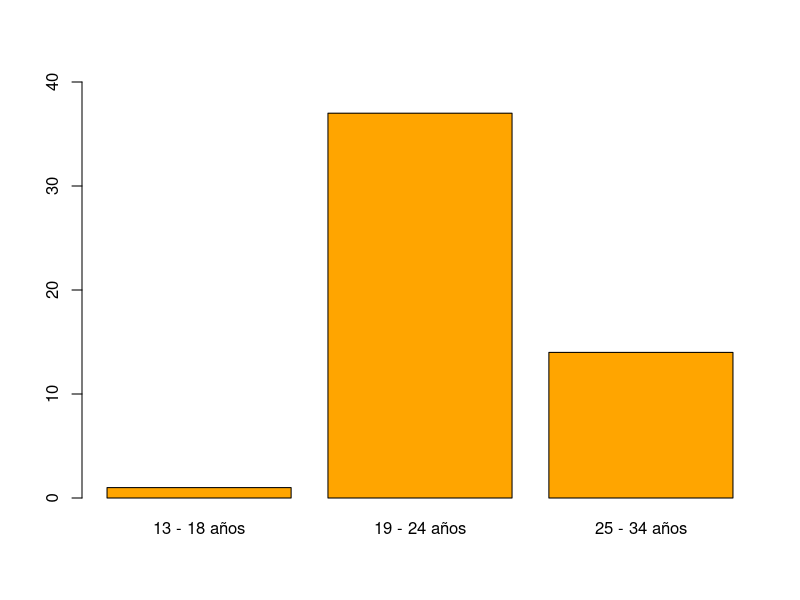
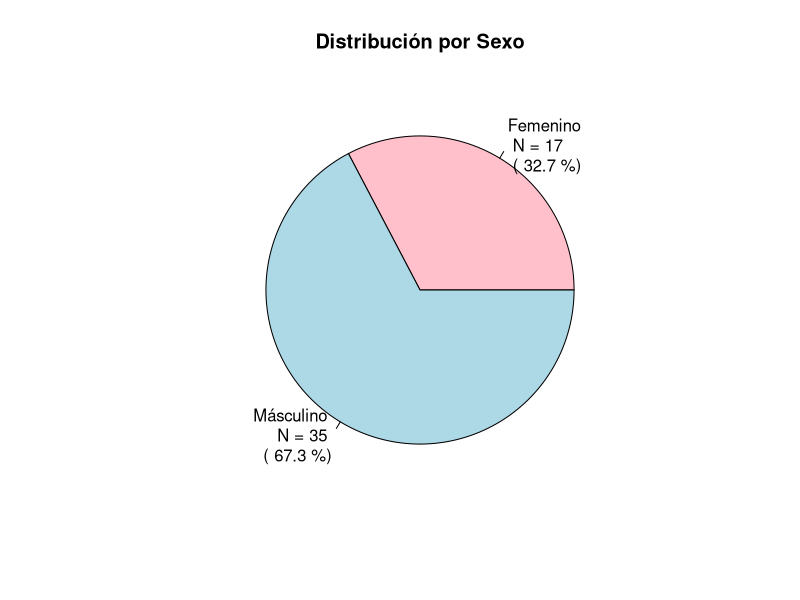
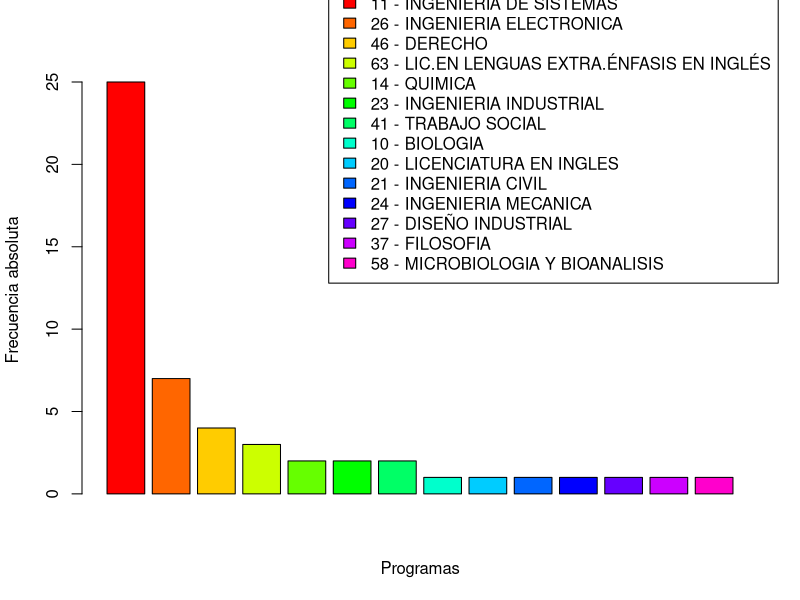
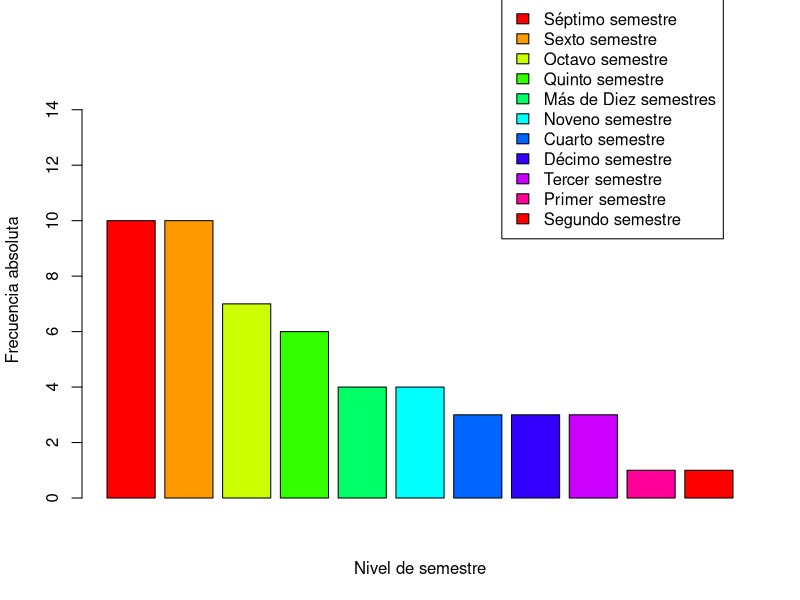
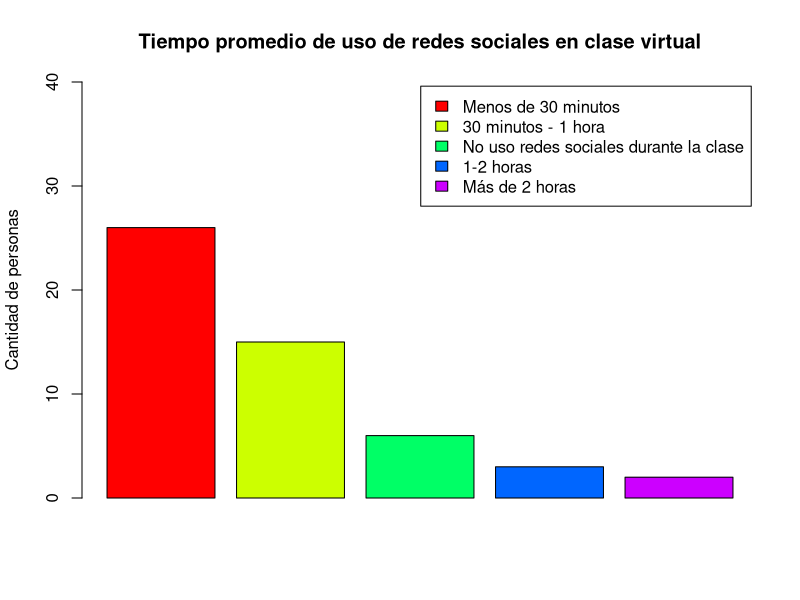
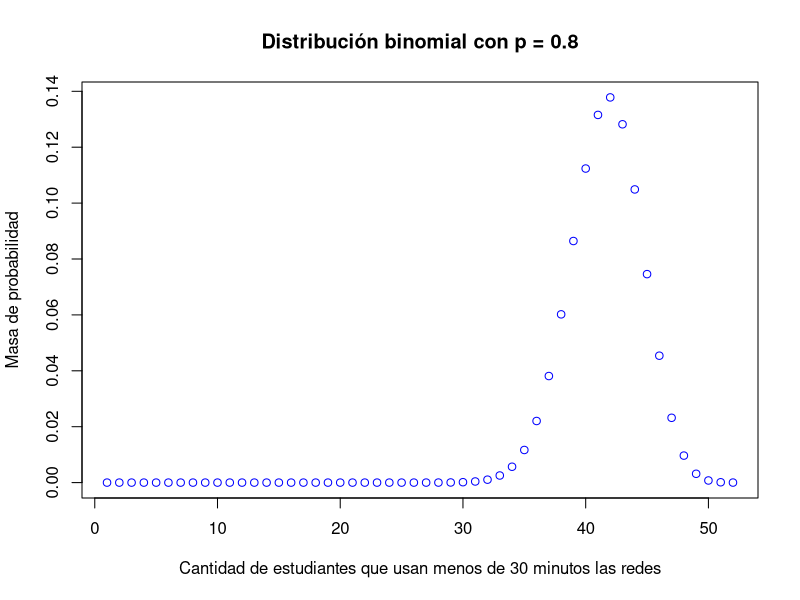
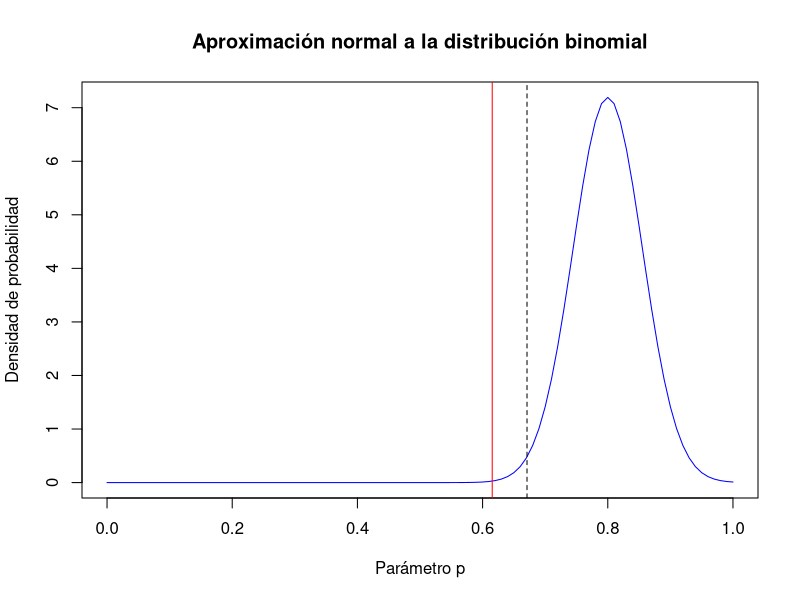
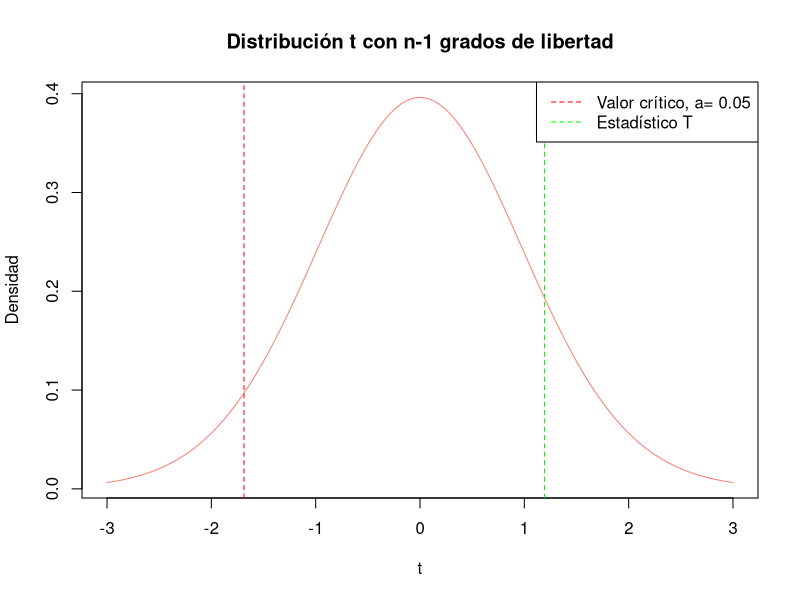

Write R code to recreate these figures, in order.
## ---- chunk 1
knitr::opts_chunk$set(echo = TRUE)
## ---- chunk 2
social_networks_data <- read.csv("./social-network-data.csv")
social_networks_data <- social_networks_data[, -c(1)]
## ---- chunk 3
ages_frecuency <- table(social_networks_data$Edad)

barplot(ages_frecuency,
        ylim = c(0, 40),
        col = "orange")
## ---- chunk 4
sexo_counts <- table(social_networks_data$Sexo)
sexo_percent <- prop.table(sexo_counts) * 100
labels <- paste(names(sexo_counts), "\n", "N =", sexo_counts, "\n", "(", round(sexo_percent, 1), "%)")
pie(sexo_counts,
    main = "Distribución por Sexo",
    col = c("pink", "lightblue"),
    labels = labels)
## ---- chunk 5
programs_frecuency <- sort(table(social_networks_data$X.Qué.carrera.está.estudiando.actualmente.),
                           decreasing = TRUE)

barplot(programs_frecuency,
        col = rainbow(15),
        xlab = "Programas",
        ylab = "Frecuencia absoluta",
        axisnames = FALSE,
        legend.text = TRUE,
        args.legend = list(x = 18, y = 31, inset = 0.01))
## ---- chunk 6
levels_frecuency <- sort(table(social_networks_data$X.En.qué.semestre.se.encuentra.actualmente.), 
                         decreasing = TRUE)

barplot(levels_frecuency, 
        ylim = c(0, 15),
        col = rainbow(10),
        xlab = "Nivel de semestre",
        ylab = "Frecuencia absoluta",
        axisnames = FALSE,
        legend.text = TRUE,
        args.legend = list(x = 13, y = 18, inset = 0.01))
## ---- chunk 7
usage_hours_class <- sort(table(social_networks_data$Durante.una.clase.virtual..cuánto.tiempo.usa.redes.sociales.), decreasing = TRUE)

barplot(usage_hours_class,
        ylim = c(0, 40),
        main = "Tiempo promedio de uso de redes sociales en clase virtual",
        ylab = "Cantidad de personas",
        col = rainbow(5),
        axes = TRUE,
        axisnames = FALSE,
        legend.text = TRUE,
        args.legend = list(x = "topright", inset = 0.01))
## ---- chunk 8
h0 = 0.8
significance = 0.01
samples = length(social_networks_data$Edad)

plot(dbinom(1:samples, size = samples, prob = h0), 
     col = 'blue', 
     main = "Distribución binomial con p = 0.8", 
     xlab = "Cantidad de estudiantes que usan menos de 30 minutos las redes", 
     ylab = "Masa de probabilidad")
## ---- chunk 9
p0 = h0
p_hat = (usage_hours_class[[1]] + usage_hours_class[[3]])/ samples

mean_p_hat = p0
deviation_p_hat = sqrt(p0 * (1 - p0) / samples)

statistic_z_prop = (p_hat - mean_p_hat) / deviation_p_hat
limit = qnorm(p = significance, mean = mean_p_hat, sd = deviation_p_hat)

curve(dnorm(x, mean = mean_p_hat, sd = deviation_p_hat), 
      from = 0, 
      to = 1,
      main = "Aproximación normal a la distribución binomial",
      xlab = "Parámetro p",
      ylab = "Densidad de probabilidad",
      col = "blue")
abline(v = limit, lty = 2)
abline(v = p_hat, col = "red")
## ---- chunk 10
social_networks_data3 <- read.csv("./social-network-data.csv")
social_networks_data3 <- social_networks_data3[, -c(1)]
new_colnames3 <- c("Edad", "Sexo", "Trabaja", "Deporte", "Redes_Sociales", "Horas_Uso", "Carrera", "Semestre", "Uso_Clase", "Uso_Primeros_Semestres")
colnames(social_networks_data3) <- new_colnames3

categorias_Horas_Uso <- c("Menos de 1 hora", 
                          "1-2 horas", 
                          "2-3 horas", 
                          "3-4 horas", 
                          "4-5 horas", 
                          "Más de 5 horas")
reemplazos_Horas_Uso <- c(0.5, 1.5, 2.5, 3.5, 4.5, 6)
categorias_Uso_Primeros_Semestres <- c("Menos de 1 hora al día", 
                                       "1-2 horas al día", 
                                       "2-3 horas al día",
                                       "3-4 horas al día", 
                                       "4-5 horas al día", 
                                       "Más de 5 horas al día")
reemplazos_Uso_Primeros_Semestres <- c(0.5, 1.5, 2.5, 3.5, 4.5, 6)

social_networks_data3$Horas_Uso_1a5 <- reemplazos_Uso_Primeros_Semestres[match(social_networks_data3$Uso_Primeros_Semestres,
                                                                                      categorias_Uso_Primeros_Semestres)]

social_networks_data3$Horas_Uso_6a10 <- reemplazos_Horas_Uso[match(social_networks_data3$Horas_Uso, 
                                                            categorias_Horas_Uso)]

paired_sample <- social_networks_data3[social_networks_data3$Uso_Primeros_Semestres != "", c(11, 12)]
## ---- chunk 11
datos_1a5 <- c(paired_sample$Horas_Uso_1a5)
datos_6a10 <- c(paired_sample$Horas_Uso_6a10)
diferencia <- c(datos_6a10- datos_1a5)

tabla_datos <- data.frame(Horas_Uso_1a5 = datos_1a5,
                          Horas_Uso_6a10 = datos_6a10,
                          Diferencia = diferencia)
print(tabla_datos)
## ---- chunk 12
n= length(diferencia)
print(paste("Tamaño de la muestra:", n))
mu_d = mean(diferencia)
print(paste("Diferencia media:", mu_d))
s = sd(diferencia)
print(paste("DS muestral s:", s))

# Estadístico t
estad_T <- mu_d / (s / sqrt(n))
print(paste("Estadístico t:", estad_T))

# Nivel de significancia (alfa)
alfa <- 0.05

# Valor crítico para una cola (inferior)
ta <- qt(alfa, df = n - 1, lower.tail = TRUE)
print(paste("Valor crítico (t_alpha):", ta))

# Cálculo del p-valor (prueba de una cola, inferior)
p_value <- pt(estad_T, df = n - 1, lower.tail = TRUE)
print(paste("El p-value es:", p_value))

# Resultados de la prueba
if (p_value < alfa) {
  print("Rechazamos la hipótesis nula")
} else {
  print(paste("No podemos rechazar la hipótesis nula a un nivel de significancia de",alfa))
}
## ---- chunk 13
curve(dt(x, df = n-1), col = 'salmon', 
      from = -3, to = 3, 
      ylab = 'Densidad', xlab = 't', 
      main = 'Distribución t con n-1 grados de libertad')

abline(v = ta, col = 'red', lty = 2)
abline(v = estad_T, col = 'green', lty = 2)
legend('topright', legend = c(paste('Valor crítico, a=', alfa), 'Estadístico T'), col = c('red', 'green'), lty = 2)
## ---- chunk 14
social_networks_data2 <- read.csv("./social-network-data.csv")
social_networks_data2 <- social_networks_data2[, -c(1)]
new_colnames2 <- c("Edad", "Sexo", "Trabaja", "Deporte", "Redes_Sociales", "Horas_Uso", "Carrera", "Semestre", "Uso_Clase", "Uso_Primeros_Semestres")
colnames(social_networks_data2) <- new_colnames2

# Convertimos la columna de práctica de deporte a factor
social_networks_data2$Deporte <- factor(social_networks_data2$Deporte, levels = c("No", "Si"))

tiempo_uso <- c("1-2 horas" = 1, "2-3 horas" = 2, "3-4 horas" = 3, 
                "4-5 horas" = 4, "Más de 5 horas" = 5)
social_networks_data2$tiempo_uso_num <- tiempo_uso[social_networks_data2$Horas_Uso]
grupo_no_deporte <- social_networks_data2$tiempo_uso_num[social_networks_data2$Deporte == "No"]
grupo_si_deporte <- social_networks_data2$tiempo_uso_num[social_networks_data2$Deporte == "Si"]
## ---- chunk 15
max_length <- max(length(grupo_no_deporte), length(grupo_si_deporte))

# Rellenar con NA para que todos los vectores tengan la misma longitud
grupo_no_deporte1 <- c(grupo_no_deporte, rep(NA, max_length - length(grupo_no_deporte)))
grupo_si_deporte1 <- c(grupo_si_deporte, rep(NA, max_length - length(grupo_si_deporte)))

tabla_datos <- data.frame(No_Deporte = grupo_no_deporte1, Si_Deporte = grupo_si_deporte1)
print(tabla_datos)
## ---- chunk 16
n1 <- length(grupo_no_deporte) #muestra mas pequeña
n2 <- length(grupo_si_deporte) #muestra mas grande

# Unir los datos en un solo vector
deporte <- c(grupo_no_deporte, grupo_si_deporte)

# Ordenar los datos
fre_ordenada <- sort(deporte)

# Calcular los rangos
rangos <- rank(fre_ordenada)

# Asignar los rangos a los datos originales
rangos_NoDeporte <- rank(deporte)[1:length(grupo_no_deporte)]
rangos_SiDeporte <- rank(deporte)[(length(grupo_no_deporte) + 1):length(deporte)]

# Calcular W1 y W2
w1 <- sum(rangos_NoDeporte)
w2 <- sum(rangos_SiDeporte)
print(paste("w1 equivale a: ", w1))
print(paste("w2 equivale a: ", w2))

sub <- w1 + w2
prueba <- (length(rangos_NoDeporte) + length(rangos_SiDeporte)) * (length(rangos_NoDeporte) + length(rangos_SiDeporte) + 1) / 2
print(paste("La prueba nos indica que w1 + w2 : ", sub, "debe ser igual a: ", prueba))

# Calcular U1 y U2
u1 <- w1 - (length(rangos_NoDeporte) * (length(rangos_NoDeporte) + 1)) / 2
u2 <- w2 - (length(rangos_SiDeporte) * (length(rangos_SiDeporte) + 1)) / 2

# Obtener el valor mínimo de U
U <- min(u1, u2)
print(paste("el estadistico U es: ", U))

## ---- chunk 17
# Calculamos la media y la desviación estándar d
media_U <- (n1 * n2) / 2
sd_U <- sqrt((n1 * n2 * (n1 + n2 + 1)) / 12)

# Calculamos el z-score
Z <- (U - media_U) / sd_U
cat("Z-score:", Z, "\n")

# Calculamos el p-valor (prueba de dos colas)
p_valor <- pnorm(Z)
cat("P-valor:", p_valor, "\n")

#Calculamos valor critico cola superior
z_critico <- qnorm(0.05, lower.tail = FALSE)
if (Z < -z_critico) {
  cat("Rechazamos la hipótesis nula. Los estudiantes deportistas usan significativamente menos tiempo en las redes sociales.\n")
} else {
  cat("No podemos rechazar la hipótesis nula. No hay evidencia suficiente para afirmar que los estudiantes deportistas usan menos tiempo en las redes sociales.\n")
}
## ---- chunk 18
curve(dnorm(x), from = -2, to = 2, col ='red')
abline(v = Z, col = 'orange')
abline(v= z_critico, col = 'green')
